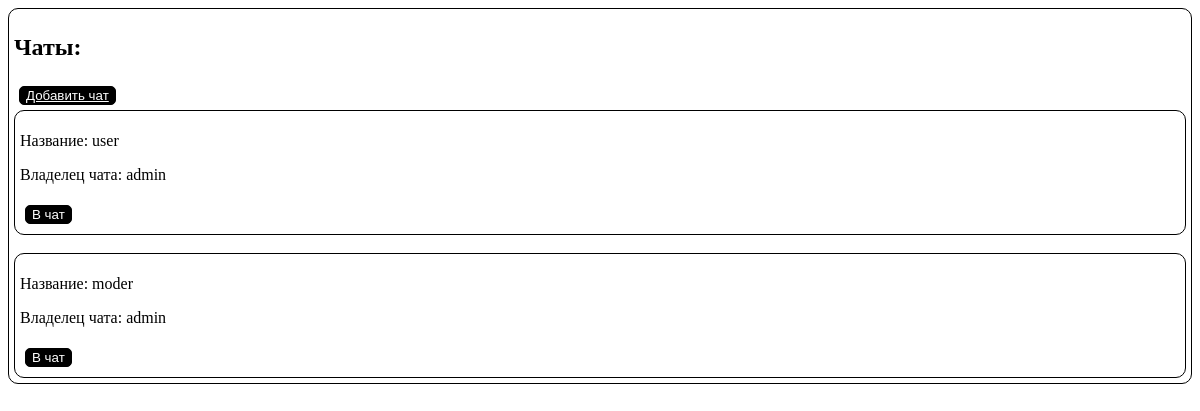
Page /private_chats/main_chats/ (signed in) on the committed database.
### private_chats/models.py (models this page shows, shortened)
class PrivateChat(models.Model):
    owner_chat = models.ForeignKey(
        to=Users,
        on_delete=models.CASCADE,
        related_name='owner_chat'
    )
    name = models.CharField(max_length=20)
    users = models.ManyToManyField(
        to=Users,
        related_name='users',
        blank=True,
        null=True
    )

### users/models.py (models this page shows)
class Users(AbstractUser):
    user_status = models.ForeignKey(
        to=Status,
        on_delete=models.CASCADE,
        default=1
    )
    def __str__(self):
        return self.username

### private_chats/views.py (the view, shortened to what this page needs)
# urls.py: path('main_chats/', views.MyChats.as_view(), name='main_chats'),
class MyChats(View):
    def get(self, request):
        user_pk = self.request.user.pk
        user_chats = PrivateChat.objects.filter(users=user_pk)
        return render(request, 'private_chats/main_chats.html', {'user_chats': user_chats})

### private_chats/templates/private_chats/main_chats.html (shortened to what this page needs)
<!DOCTYPE html>
<html lang="ru">
<head>
    {% load static %}
    <link rel="stylesheet" href="{% static 'bars/styles.css' %}">
</head>
<body>
    <div>
        <h2>Чаты:</h2>
        <button type="button">
            <a href="add_chat">Добавить чат</a>
        </button>
        {% for i in user_chats %}
        <br>
        <div>
            <p>Название: {{i.name}}</p>
            <p>Владелец чата: {{i.owner_chat}}</p>
            <form method="post">
                <button name="button" value="{{i.pk}}" type="submit">В чат</button>
            </form>
        </div>
        {% endfor %}
    </div>
</body>
</html>

### bars/static/bars/styles.css (style rules this page uses)
button { border: 1px solid black; border-radius: 5px; background: black; color: white; margin: 5px; }
a { color: white; }
div { border: 1px solid black; border-radius: 10px; padding: 5px; }

### rows in the picture
PrivateChat: name "user", owner_chat "admin", {{ i.pk }} 2 (drawn)
PrivateChat: name "moder", owner_chat "admin", {{ i.pk }} 21 (drawn)
